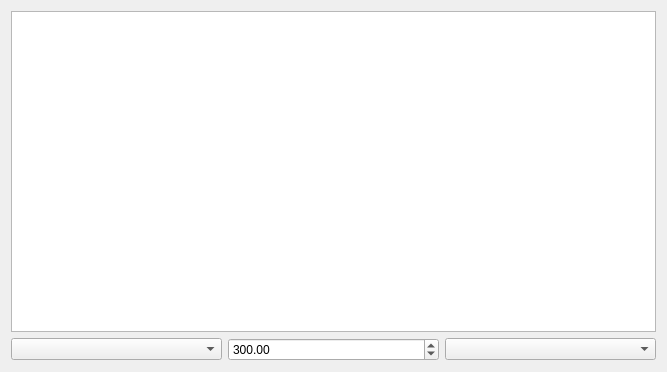
<?xml version="1.0" encoding="UTF-8"?>
<ui version="4.0">
 <class>Form</class>
 <widget class="QWidget" name="Form">
  <property name="geometry">
   <rect>
    <x>0</x>
    <y>0</y>
    <width>667</width>
    <height>372</height>
   </rect>
  </property>
  <property name="windowTitle">
   <string>RSoXS Currents</string>
  </property>
  <layout class="QVBoxLayout" name="verticalLayout">
   <item>
    <widget class="PyDMTimePlot" name="I400Plot">
     <property name="toolTip">
      <string/>
     </property>
     <property name="showRightAxis">
      <bool>true</bool>
     </property>
     <property name="title" stdset="0">
      <string>Currents</string>
     </property>
     <property name="showLegend">
      <bool>true</bool>
     </property>
     <property name="mouseEnabledX" stdset="0">
      <bool>true</bool>
     </property>
     <property name="mouseEnabledY" stdset="0">
      <bool>false</bool>
     </property>
     <property name="curves">
      <stringlist>
       <string>{&quot;channel&quot;: &quot;ca://XF:07ID-ES1{DMR:I400-1}:IC1_MON&quot;, &quot;name&quot;: &quot;Beamstop 1 (w)&quot;, &quot;color&quot;: &quot;blue&quot;, &quot;lineStyle&quot;: 1, &quot;lineWidth&quot;: 1, &quot;symbol&quot;: null, &quot;symbolSize&quot;: 10}</string>
       <string>{&quot;channel&quot;: &quot;ca://XF:07ID-ES1{DMR:I400-1}:IC2_MON&quot;, &quot;name&quot;: &quot;Beamstop 2 (s)&quot;, &quot;color&quot;: &quot;red&quot;, &quot;lineStyle&quot;: 1, &quot;lineWidth&quot;: 1, &quot;symbol&quot;: null, &quot;symbolSize&quot;: 10}</string>
       <string>{&quot;channel&quot;: &quot;ca://XF:07ID-ES1{DMR:I400-1}:IC3_MON&quot;, &quot;name&quot;: &quot;Mesh&quot;, &quot;color&quot;: &quot;yellow&quot;, &quot;lineStyle&quot;: 1, &quot;lineWidth&quot;: 1, &quot;symbol&quot;: null, &quot;symbolSize&quot;: 10}</string>
       <string>{&quot;channel&quot;: &quot;ca://XF:07ID-ES1{DMR:I400-1}:IC4_MON&quot;, &quot;name&quot;: &quot;Diode&quot;, &quot;color&quot;: &quot;lime&quot;, &quot;lineStyle&quot;: 1, &quot;lineWidth&quot;: 1, &quot;symbol&quot;: null, &quot;symbolSize&quot;: 10}</string>
      </stringlist>
     </property>
     <property name="bufferSize">
      <number>300000</number>
     </property>
     <property name="updatesAsynchronously">
      <bool>true</bool>
     </property>
     <property name="timeSpan">
      <double>300.000000000000000</double>
     </property>
     <property name="updateInterval">
      <double>1.000000000000000</double>
     </property>
     <property name="autoRangeY">
      <bool>false</bool>
     </property>
    </widget>
   </item>
   <item>
    <layout class="QHBoxLayout" name="horizontalLayout">
     <item>
      <widget class="PyDMEnumComboBox" name="PyDMEnumComboBox_2">
       <property name="toolTip">
        <string/>
       </property>
       <property name="showUnits" stdset="0">
        <bool>true</bool>
       </property>
       <property name="channel" stdset="0">
        <string>ca://XF:07ID-ES1{DMR:I400-1}:RANGE_BP</string>
       </property>
      </widget>
     </item>
     <item>
      <widget class="QDoubleSpinBox" name="TimeSpan">
       <property name="minimum">
        <double>10.000000000000000</double>
       </property>
       <property name="maximum">
        <double>30000.000000000000000</double>
       </property>
       <property name="value">
        <double>300.000000000000000</double>
       </property>
      </widget>
     </item>
     <item>
      <widget class="PyDMEnumComboBox" name="PyDMEnumComboBox">
       <property name="toolTip">
        <string/>
       </property>
       <property name="channel" stdset="0">
        <string>ca://XF:07ID-ES1{DMR:I400-1}:GETCS2.SCAN</string>
       </property>
      </widget>
     </item>
    </layout>
   </item>
  </layout>
 </widget>
 <customwidgets>
  <customwidget>
   <class>PyDMTimePlot</class>
   <extends>QGraphicsView</extends>
   <header>pydm.widgets.timeplot</header>
  </customwidget>
  <customwidget>
   <class>PyDMEnumComboBox</class>
   <extends>QComboBox</extends>
   <header>pydm.widgets.enum_combo_box</header>
  </customwidget>
 </customwidgets>
 <resources/>
 <connections/>
</ui>
